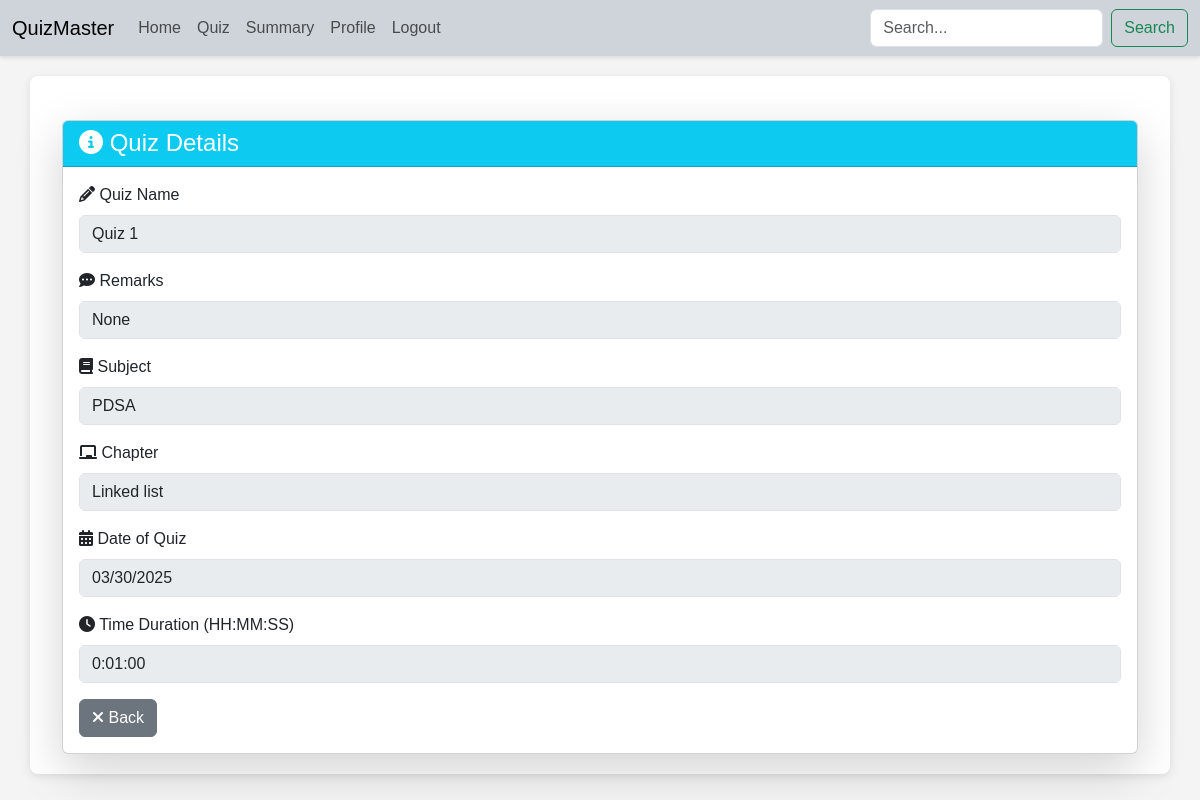
The app's page /admin/quiz/1/details (signed in) with its own data.
### models.py (models this page shows, shortened)
class Quiz(db.Model):
    id = db.Column(db.Integer, primary_key=True)
    quiz_name = db.Column(db.String(92), unique=True, nullable=False)
    remarks = db.Column(db.String(256), nullable=True)
    chapter_id = db.Column(db.Integer, db.ForeignKey('chapter.id'), nullable=False)
    chapter = db.relationship('Chapter', back_populates='quizzes')
    date_of_quiz = db.Column(db.DateTime, nullable=False)
    time_duration = db.Column(db.Interval, nullable=False)
    questions = db.relationship('Question', back_populates='quiz', lazy=True, cascade='all, delete-orphan')
    scores = db.relationship('Scores', back_populates='quiz', lazy=True, cascade='all, delete-orphan')

class Chapter(db.Model):
    id = db.Column(db.Integer, primary_key=True)
    chapter_name = db.Column(db.String(92), unique=True, nullable=False)
    chapter_description = db.Column(db.String(256), nullable=True)
    subject_id = db.Column(db.Integer, db.ForeignKey('subject.id'), nullable=False)
    subject = db.relationship('Subject', backref=db.backref('chapters', lazy=True, cascade='all, delete'))
    quizzes = db.relationship('Quiz', back_populates='chapter', lazy=True, cascade='all, delete-orphan')

class Subject(db.Model):
    id = db.Column(db.Integer, primary_key=True)
    subject_name = db.Column(db.String(92), unique=True, nullable=False)
    subject_description = db.Column(db.String(256), nullable=True)

### controller/routes.py (the view)
@app.route('/admin/quiz/<int:id>/details')
@admin_required
def quiz_details(id):
    quiz = Quiz.query.get(id)
    chapters = Chapter.query.all()
    subjects = Subject.query.all()
    if not quiz:
        flash("Quiz does not exist")
        return redirect(url_for('quiz'))
    return render_template('quiz/details.html', quiz=quiz, chapters=chapters, subjects=subjects)

### controller/routes.py (called while the page is built)
def admin_required(func):
    @wraps(func)
    def inner(*args, **kwargs):
        if 'user_id' not in session:
            flash("Please login to continue")
            return redirect(url_for('login'))
        user = User.query.get(session['user_id'])
        if not user.is_admin:
            flash("You are not authorized to access this page")
            return redirect(url_for('index'))
        return func(*args, **kwargs)
    inner.__name__ = func.__name__
    return inner

### templates/quiz/details.html (shortened to what this page needs)
{% extends 'layout.html' %}
{% block content %}
<div class="container mt-4">
    <div class="card shadow-lg">
        <div class="card-header bg-info text-white">
            <h2 class="h4 mb-0"><i class="fas fa-info-circle"></i> Quiz Details</h2>
        </div>
        <div class="card-body">
            <form action="{{ url_for('edit_quiz', id=quiz.id) }}" method="POST">
                <div class="mb-3">
                    <label for="name" class="form-label"><i class="fas fa-pencil-alt"></i> Quiz Name</label>
                    <input type="text" name="name" id="name" class="form-control" value="{{ quiz.quiz_name }}" disabled required>
                </div>
                <div class="mb-3">
                    <label for="remarks" class="form-label"><i class="fas fa-comment-dots"></i> Remarks</label>
                    <input type="text" name="remarks" id="remarks" class="form-control" value="{{ quiz.remarks }}" disabled>
                </div>
                <div class="mb-3">
                    <label for="subject_id" class="form-label"><i class="fas fa-book"></i> Subject</label>
                    <select name="subject_id" class="form-control" disabled required>
                        {% for subject in subjects %}
                            <option value="{{ subject.id }}" {% if subject.id == quiz.chapter.subject_id %} selected {% endif %}>{{ subject.subject_name }}</option>
                        {% endfor %}
                    </select>
                </div>
                <div class="mb-3">
                    <label for="chapter_id" class="form-label"><i class="fas fa-chalkboard"></i> Chapter</label>
                    <select name="chapter_id" class="form-control" disabled required>
                        {% for chapter in chapters %}
                            <option value="{{ chapter.id }}" {% if chapter.id == quiz.chapter_id %} selected {% endif %}>{{ chapter.chapter_name }}</option>
                        {% endfor %}
                    </select>
                </div>
                <div class="mb-3">
                    <label for="date_of_quiz" class="form-label"><i class="fas fa-calendar-alt"></i> Date of Quiz</label>
                    <input type="date" name="date_of_quiz" class="form-control" value="{{ quiz.date_of_quiz.strftime('%Y-%m-%d') }}" disabled required>
                </div>
                <div class="mb-3">
                    <label for="time_duration" class="form-label"><i class="fas fa-clock"></i> Time Duration (HH:MM:SS)</label>
                    <input type="text" name="time_duration" class="form-control" value="{{ quiz.time_duration }}" disabled required>
                </div>
                <div class="d-flex justify-content-start mt-3">
                    <a href="{{ url_for('quiz') }}" class="btn btn-secondary">
                        <i class="fa fa-times"></i> Back
                    </a>
                </div>
            </form>
        </div>
    </div>
</div>
{% endblock %}

### templates/layout.html (style rules this page uses)
html, body { margin: 0; padding: 0; background-color: #f4f4f4; font-family: 'Arial', sans-serif; }

### records on screen
Quiz: name "Quiz 1", remarks "None", chapter_id "Linked list", date_of_quiz "03/30/2025", time_duration "0:01:00"
Chapter: subject_id "PDSA"
